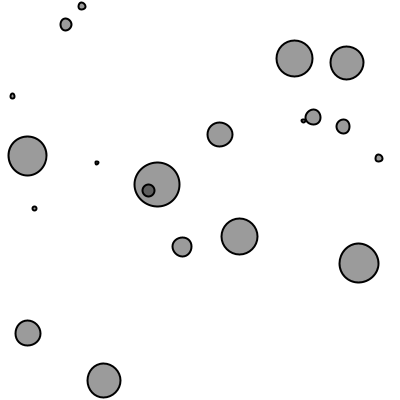
Frame 1 (no input)
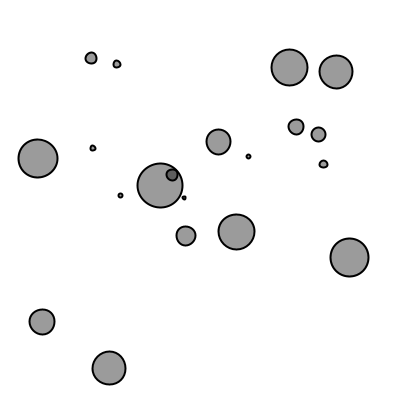
Frame 60 (the mouse pressed at the canvas centre just before this capture)
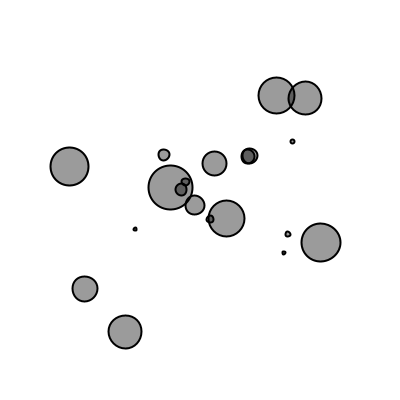
Frame 120 (the mouse held since frame 60 and released just before this capture)

The Processing sketch that drew these frames (run headless with seeded random() and noise(); from frame 60 on, the mouse is pressed at the canvas centre):

// Processing sketch: grabityPower
// ── grabityPower.pde
Mover[] movers = new Mover[20];

float g = 0.4;

void setup(){
  size(400, 400);
  for (int i = 0; i < movers.length; i++){
    movers[i] = new Mover(random(0.1, 2), random(width), random(height));
  }
}

void draw() {
  background(255);
    
  for (int i = 0; i < movers.length; i++){
    for (int j = 0; j < movers.length; j++){
      if (i != j){
        PVector force = movers[j].attract(movers[i]);
        movers[i].applyForce(force);
      }
    }
    movers[i].update();
    movers[i].display();
  }
}
// ── Attractor.pde
class Attractor {
  float mass;
  PVector position;
  float G;
  
  Attractor() {
    position = new PVector(width/2, height/2);
    mass = 20;
    G = 1;
  }
  
  void display() {
    stroke(0);
    fill(175, 200);
    ellipse(position.x, position.y, mass*2, mass*2);
  }
  
  PVector attract(Mover m) {
    PVector force = PVector.sub(position, m.position);
    float distance = force.mag();
    distance = constrain(distance, 5.0, 25.0);
    force.normalize();
    float strength = (G * mass * m.mass)/(distance * distance);
    force.mult(strength);
    
    return force;
  }
}
// ── Mover.pde
class Mover {

  PVector position;
  PVector velocity;
  PVector acceleration;
  float mass;

  Mover(float m, float x, float y) {
    mass = m;
    position = new PVector(x, y);
    velocity = new PVector(0, 0);
    acceleration = new PVector(0, 0);
  }

  void applyForce(PVector force) {
    PVector f = PVector.div(force, mass);
    acceleration.add(f);
  }

  void update() {
    velocity.add(acceleration);
    position.add(velocity);
    acceleration.mult(0);
  }

  void display() {
    stroke(0);
    strokeWeight(2);
    fill(0,100);
    ellipse(position.x, position.y, mass*25, mass*25);
  }
  
  PVector attract(Mover m){
    PVector force = PVector.sub(position, m.position);
    float distance = force.mag();
    distance = constrain(distance, 5.0, 25.0);
    force.normalize();
    
    float strength = (g * mass * mass)/(distance * distance);
    force.mult(strength);
    return force;
  }
}
